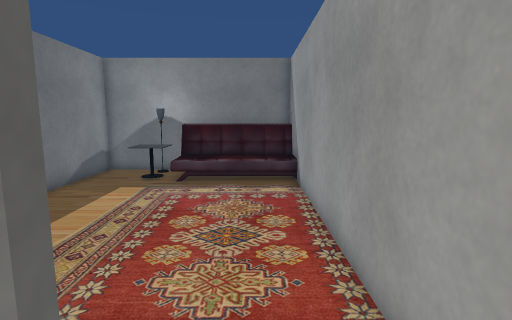
[1] (above)

16 first-person views from a walk through a Unity game level. The camera is 1.4 m above the floor, tilts 8° down and sees 80° across. The floor is counted in squares, 0.5 m on a side. Each view is taken from the middle of a square. On the plan, view 1 faces up. The plan holds only what a view shows up to about 20 squares ahead; the rest is blank. The place goes on beyond the plan. The player character is not drawn. Some surface patterns are stand-ins.

[2]
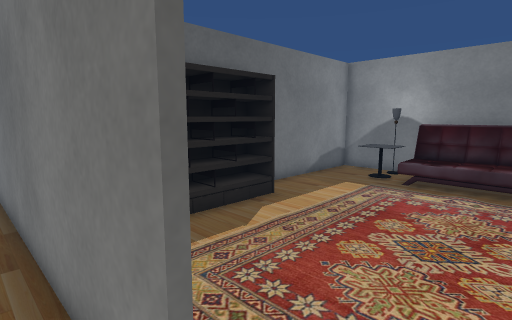

[3]
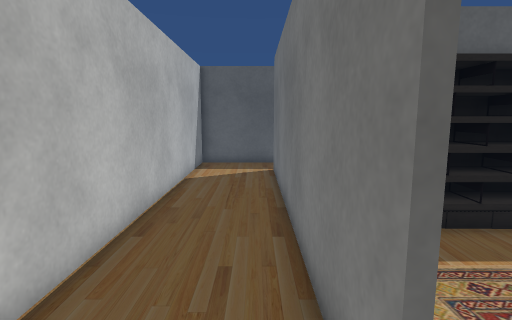

[4]
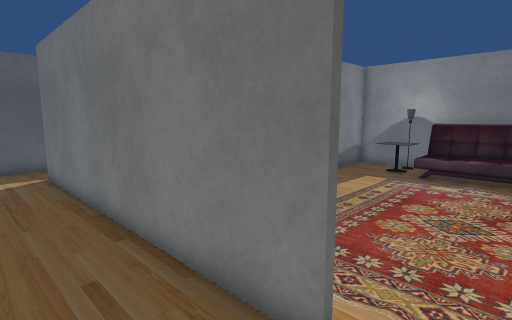

[5]
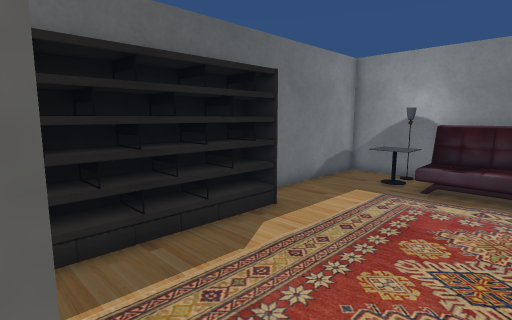

[6]
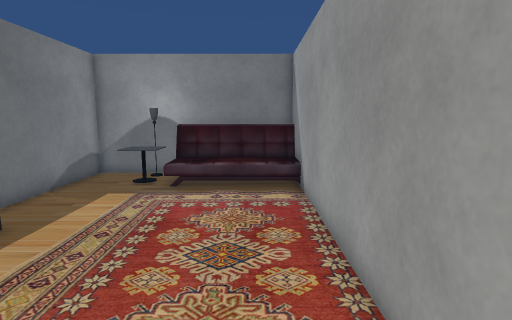

[7]
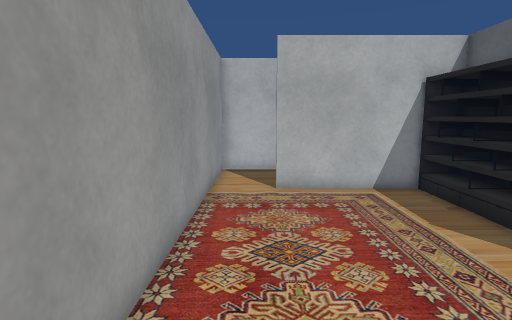

[8]
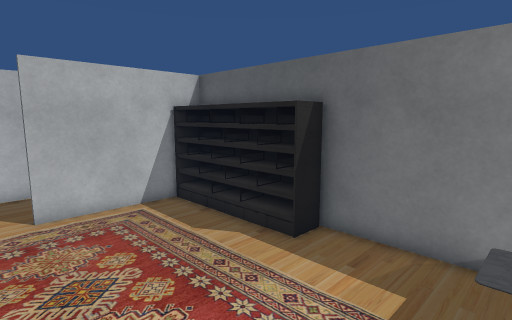

[9]
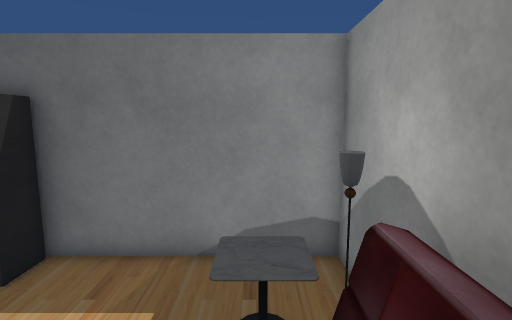

[10]
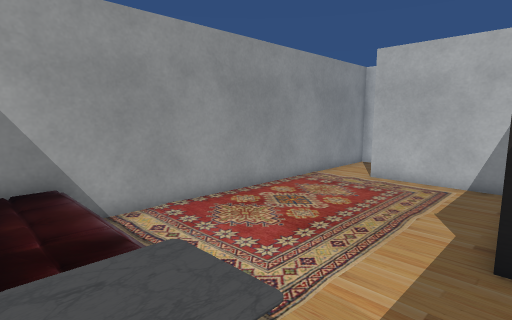

[11]
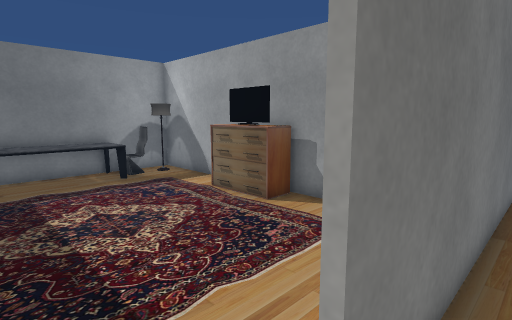

[12]
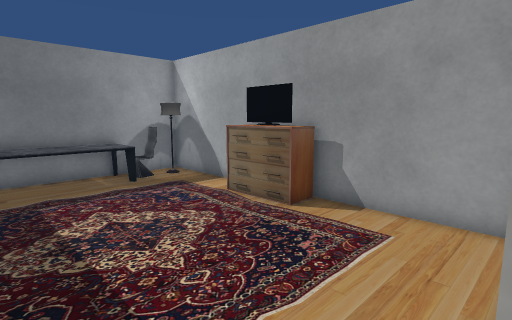

[13]
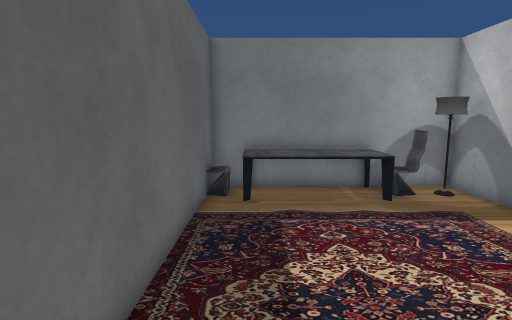

[14]
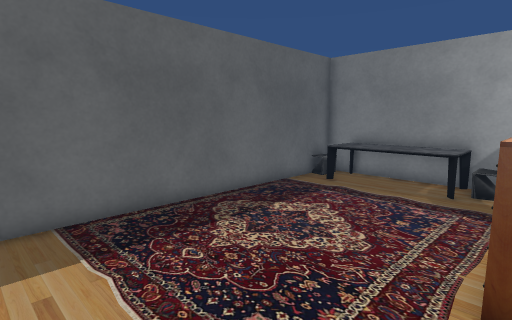

[15]
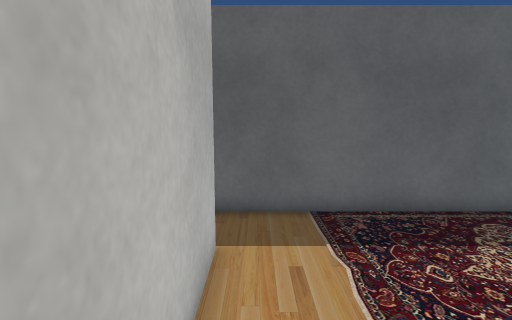

[16]
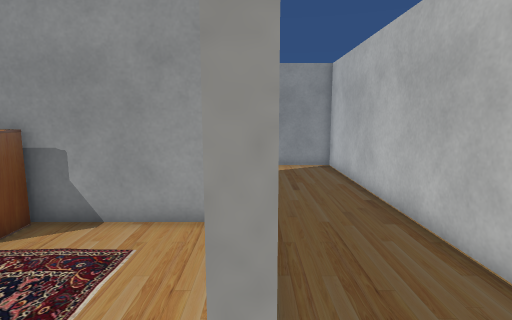

### Floor plan
Key: @ floor where view 1 was taken; # wall or solid block; . main floor; : floor 0.5 m higher than the main floor; / step, stairs or slope; B bed; T table; K bookshelf; C chair; R rug; A TV; O other object.
Columns run from 18 left of view 1 to 2 right of it. Each row starts with its distance up from view 1.
 16  #TTTT#######O#BBBBB#
 15 # TTTTTTCO#.TOTBBBBB#
 14 # TTTTTT.O#.TTT:::::#
 13 #.........#.TTT/////#
 12 #       ..#.........#
 11 #       ..#.........#
 10 #       RO#.........#
  9 #       RA#.........#
  8 #       RA#KK.......#
  7 #       RO#KK.......#
  6 #       ..#KK.......#
  5 #       ..#KK.......#
  4 #.........#KK.......#
  3 #.........#KK.......#
  2 #.........#KK.......#
  1 #..###############..#
  0 #.................@.#
 -1 #...................#
 -2 #...................#
 -3 #####################

Positions as (right, up) in squares from view 1, and headings:
1: (0, 0), facing up
2: (1, 0), facing up-left
3: (1, 0), facing left
4: (1, -2), facing up-left
5: (0, 1), facing up-left
6: (0, 1), facing up
7: (0, 13), facing down
8: (1, 14), facing down-left
9: (0, 14), facing left
10: (-7, 15), facing down-right
11: (-17, 0), facing up-right
12: (-17, 1), facing up-right
13: (-16, 4), facing up
14: (-9, 2), facing up-left
15: (-9, 2), facing left
16: (-16, 1), facing right
